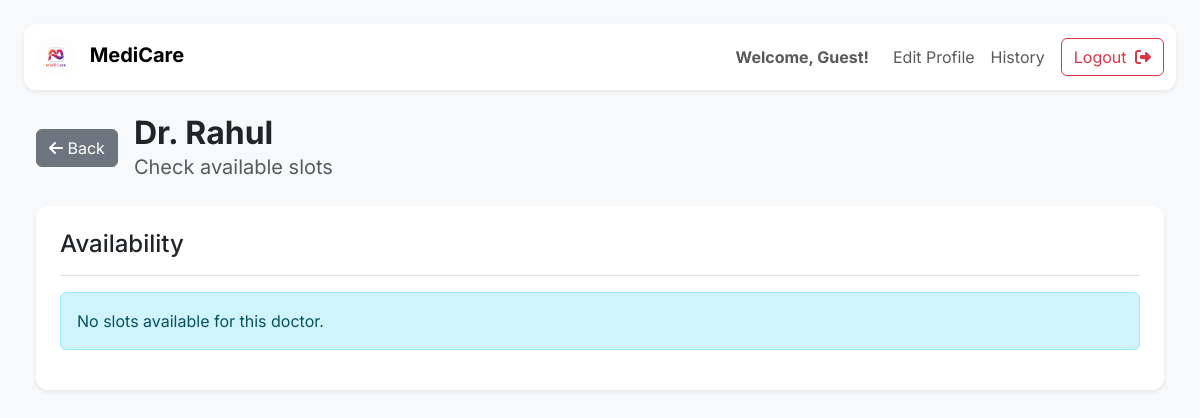
/doctor/check_availability/1, run on an earlier commit of the app's database.
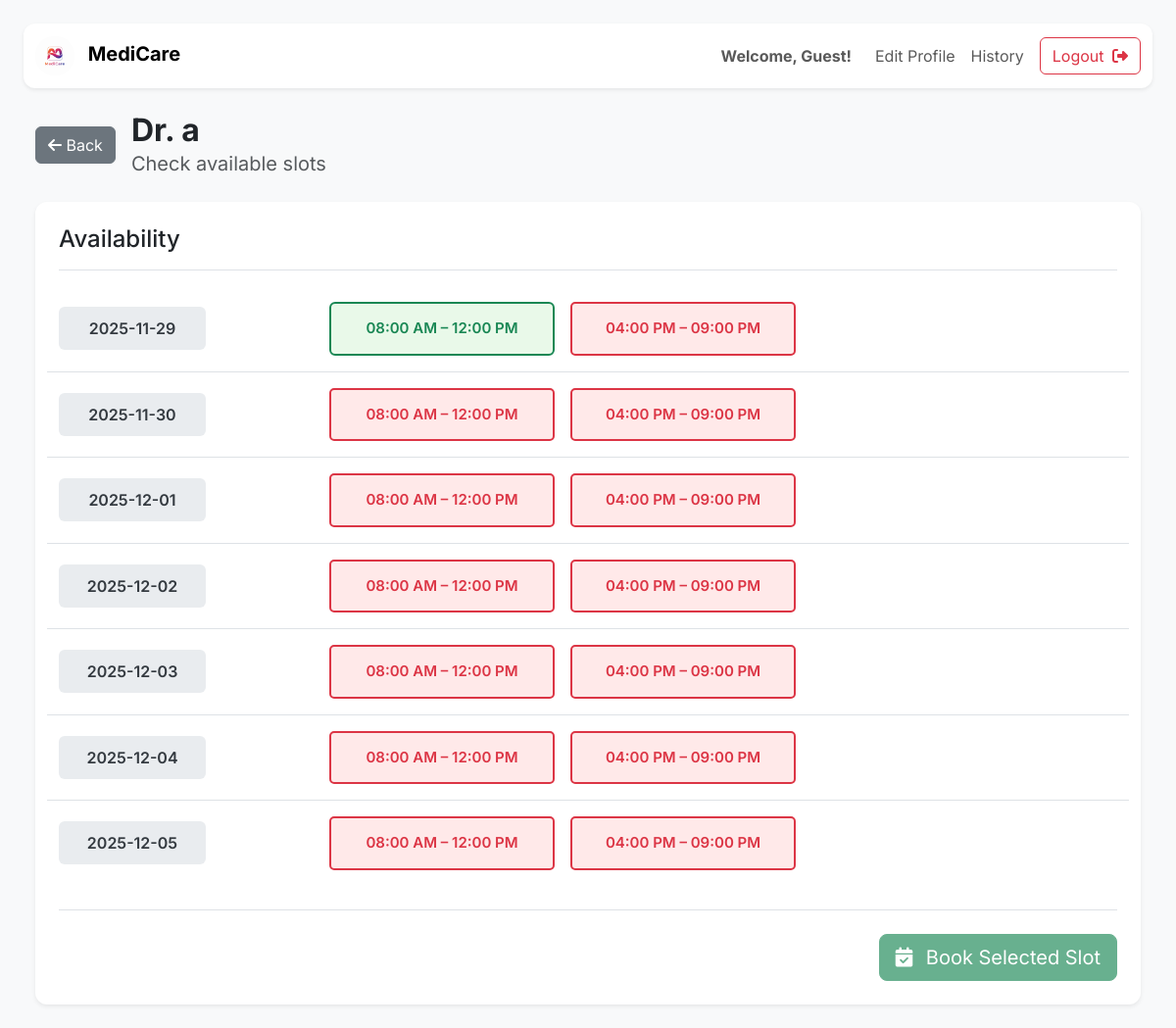
And on a later commit of the database.
### application/models.py (models this page shows)
class Doctor(db.Model):
    __tablename__ = 'doctor'
    id = db.Column(db.Integer(),primary_key = True)
    doctor_name = db.Column(db.String(), nullable=False)
    password = db.Column(db.String(), nullable=False)
    email = db.Column(db.String(), nullable=False)
    department_id = db.Column(db.Integer(), db.ForeignKey('department.id'), nullable=False)
    user_id = db.Column(db.Integer(), db.ForeignKey('user.id', ondelete="CASCADE"), nullable=False)
    type = db.Column(db.String(), nullable=False)
    experience = db.Column(db.Integer(), nullable=False)
    appointment = db.relationship('Appointment', backref='doctor', cascade="all, delete-orphan")
    availability = db.relationship('Availability', backref='doctor', cascade="all, delete-orphan")

### application/controllers.py (the view)
@app.route("/doctor/check_availability/<int:doctor_id>")
def patient_check_availability(doctor_id):
    doctor_obj = Doctor.query.get_or_404(doctor_id)
    slots = Availability.query.filter_by(doctor_id=doctor_obj.id).all()
    slots_map = {f"{s.date}|{s.slot}": s for s in slots}
    return render_template("patient_check_availability.html",
        doctor=doctor_obj,
        next_days=next_7_days(),
        slots_map=slots_map,
        this_user=current_user())

### application/controllers.py (called while the page is built)
def current_user():
    uid = session.get("user_id")
    return User.query.get(uid) if uid else None

def next_7_days():
    today = datetime.today()
    return [(today + timedelta(days=i)).strftime("%Y-%m-%d") for i in range(7)]

### templates/patient_check_availability.html (shortened to what this page needs)
<!DOCTYPE html>
<html>
<head>
    <link href="https://cdn.jsdelivr.net/npm/bootstrap@5.3.2/dist/css/bootstrap.min.css" rel="stylesheet">
</head>
<body class="p-4">
    <nav class="navbar navbar-expand-lg navbar-light bg-white shadow-sm sticky-top mb-4"
        style="border-radius: 0.75rem;">
        <div class="container-fluid">
            <a class="navbar-brand" href="/patient">
                <img src="{{ url_for('static', filename='logo2.png') }}" alt="Logo"
                    style="height: 40px; border-radius: 50%;">
                <span class="fw-bold ms-2">MediCare</span>
            </a>
            <div class="collapse navbar-collapse" id="patientNav">
                <ul class="navbar-nav ms-auto mb-2 mb-lg-0 align-items-center">
                    <li class="nav-item d-none d-lg-block">
                        <span class="navbar-text fw-bold me-3">Welcome, {{ this_user.username if this_user else 'Guest'
                            }}!</span>
                    </li>
                    <li class="nav-item"><a href="/edit_profile" class="nav-link">Edit Profile</a></li>
                    <li class="nav-item"><a href="/patient_history" class="nav-link">History</a></li>
                    <li class="nav-item">
                        <a href="/logout" class="btn btn-outline-danger ms-lg-2">Logout <i
                                class="fa-solid fa-right-from-bracket ms-1"></i></a>
                    </li>
                </ul>
            </div>
        </div>
    </nav>
    <main class="container-fluid">
        <div class="d-flex align-items-center mb-4">
            <a href="/patient" class="btn btn-secondary me-3"><i class="fa-solid fa-arrow-left"></i> Back</a>
            <div>
                <h2 class="fw-bold mb-0">{{ doctor.doctor_name }}</h2>
                <p class="text-muted fs-5 mb-0">Check available slots</p>
            </div>
        </div>
        <div class="card p-4 shadow-sm mt-3">
            <h4 class="mb-3 pb-3 border-bottom">Availability</h4>
            {% if not slots_map is defined %}
            {% set slots_map = {} %}
            {% endif %}
            {% if slots_map %}
            {% for d in next_days %}
            <div class="row align-items-center py-3 {% if not loop.last %}border-bottom{% endif %}">
                <div class="col-md-3">
                    <div class="date-box mx-auto mx-md-0">{{ d }}</div>
                </div>
                {% set m_key = d ~ '|morning' %}
                {% set e_key = d ~ '|evening' %}
                {% if m_key in slots_map %}
                {% set morning = slots_map[m_key] %}
                {% else %}
                {% set morning = None %}
                {% endif %}
                {% if e_key in slots_map %}
                {% set evening = slots_map[e_key] %}
                {% else %}
                {% set evening = None %}
                {% endif %}
                <div class="col-md-9 d-flex flex-wrap gap-3 mt-3 mt-md-0">
                    {% if morning %}
                    <button id="slot-{{ morning.id }}"
                        class="slot-btn btn {% if morning.is_available %}slot-available{% else %}slot-booked{% endif %}"
                        onclick="selectSlot('{{ morning.id }}')" {% if not morning.is_available %}disabled{% endif %}>
                        08:00 AM – 12:00 PM
                    </button>
                    {% else %}
                    <button class="slot-btn slot-missing" disabled>
                        08:00 AM – 12:00 PM
                    </button>
                    {% endif %}
                    {% if evening %}
                    <button id="slot-{{ evening.id }}"
                        class="slot-btn btn {% if evening.is_available %}slot-available{% else %}slot-booked{% endif %}"
                        onclick="selectSlot('{{ evening.id }}')" {% if not evening.is_available %}disabled{% endif %}>
                        04:00 PM – 09:00 PM
                    </button>
                    {% else %}
                    <button class="slot-btn slot-missing" disabled>
                        04:00 PM – 09:00 PM
                    </button>
                    {% endif %}
                </div>
            </div>
            {% endfor %}
            <div class="text-end mt-4 pt-4 border-top">
                <form id="bookForm" method="POST">
                    <button class="btn btn-success btn-lg" type="submit" id="bookButton" disabled>
                        <i class="fa-solid fa-calendar-check me-2"></i> Book Selected Slot
                    </button>
                </form>
            </div>
            {% else %}
            <div class="alert alert-info">No slots available for this doctor.</div>
            {% endif %}
        </div>
    </main>
</body>
</html>

### templates/patient_check_availability.html (style rules this page uses)
body { font-family: 'Inter', sans-serif; background-color: #f8f9fa; }
.card { border: none; border-radius: 0.75rem; }
.slot-btn { width: 160px; font-weight: 600; }
.slot-available { border: 2px solid #198754; color: #198754; background: #e9f9e9; }
.date-box { width: 150px; padding: 10px 0; background: #e9ecef; text-align: center; border-radius: 6px; font-weight: 600; color: #343a40; }
.slot-btn { width: 230px; font-weight: 600; padding: 14px 0; font-size: 15px; }
.slot-missing { border: 2px solid #dc3545; background: #ffe9e9; color: #dc3545; cursor: not-allowed; width: 230px; font-weight: 600; border-radius: 5px; }

What changed in the data, as far as the page shows it:
changed Doctor: doctor_name "Dr. Rahul" → "Dr. a"
Also different on the page:
new list line: "2025-11-29 08:00 AM – 12:00 PM 04:00 PM – 09:00 PM"
new list line: "2025-11-30 08:00 AM – 12:00 PM 04:00 PM – 09:00 PM"
new list line: "2025-12-01 08:00 AM – 12:00 PM 04:00 PM – 09:00 PM"
new list line: "2025-12-02 08:00 AM – 12:00 PM 04:00 PM – 09:00 PM"
new list line: "2025-12-03 08:00 AM – 12:00 PM 04:00 PM – 09:00 PM"
new list line: "2025-12-04 08:00 AM – 12:00 PM 04:00 PM – 09:00 PM"
new list line: "2025-12-05 08:00 AM – 12:00 PM 04:00 PM – 09:00 PM"
text no longer shown: "No slots available for this doctor."
text now shown: "Book Selected Slot"
